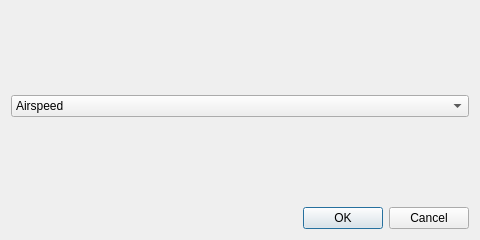
<?xml version="1.0" encoding="UTF-8"?>
<ui version="4.0">
 <class>DialogAddObjective</class>
 <widget class="QDialog" name="DialogAddObjective">
  <property name="geometry">
   <rect>
    <x>0</x>
    <y>0</y>
    <width>480</width>
    <height>240</height>
   </rect>
  </property>
  <property name="windowTitle">
   <string>Choose Objective Type</string>
  </property>
  <property name="modal">
   <bool>true</bool>
  </property>
  <layout class="QGridLayout" name="gridLayout">
   <item row="0" column="0">
    <spacer name="verticalSpacer_2">
     <property name="orientation">
      <enum>Qt::Vertical</enum>
     </property>
     <property name="sizeHint" stdset="0">
      <size>
       <width>20</width>
       <height>29</height>
      </size>
     </property>
    </spacer>
   </item>
   <item row="1" column="0">
    <widget class="QComboBox" name="comboBox">
     <property name="currentIndex">
      <number>0</number>
     </property>
     <item>
      <property name="text">
       <string>Airspeed</string>
      </property>
     </item>
     <item>
      <property name="text">
       <string>Altitude</string>
      </property>
     </item>
     <item>
      <property name="text">
       <string>Defend</string>
      </property>
     </item>
     <item>
      <property name="text">
       <string>Destroy</string>
      </property>
     </item>
     <item>
      <property name="text">
       <string>Distance</string>
      </property>
     </item>
     <item>
      <property name="text">
       <string>Heading</string>
      </property>
     </item>
     <item>
      <property name="text">
       <string>Timeout</string>
      </property>
     </item>
     <item>
      <property name="text">
       <string>Waypoint</string>
      </property>
     </item>
    </widget>
   </item>
   <item row="2" column="0">
    <spacer name="verticalSpacer">
     <property name="orientation">
      <enum>Qt::Vertical</enum>
     </property>
     <property name="sizeHint" stdset="0">
      <size>
       <width>20</width>
       <height>29</height>
      </size>
     </property>
    </spacer>
   </item>
   <item row="3" column="0">
    <widget class="QDialogButtonBox" name="buttonBox">
     <property name="orientation">
      <enum>Qt::Horizontal</enum>
     </property>
     <property name="standardButtons">
      <set>QDialogButtonBox::Cancel|QDialogButtonBox::Ok</set>
     </property>
    </widget>
   </item>
  </layout>
 </widget>
 <resources/>
 <connections>
  <connection>
   <sender>buttonBox</sender>
   <signal>accepted()</signal>
   <receiver>DialogAddObjective</receiver>
   <slot>accept()</slot>
   <hints>
    <hint type="sourcelabel">
     <x>248</x>
     <y>254</y>
    </hint>
    <hint type="destinationlabel">
     <x>157</x>
     <y>274</y>
    </hint>
   </hints>
  </connection>
  <connection>
   <sender>buttonBox</sender>
   <signal>rejected()</signal>
   <receiver>DialogAddObjective</receiver>
   <slot>reject()</slot>
   <hints>
    <hint type="sourcelabel">
     <x>316</x>
     <y>260</y>
    </hint>
    <hint type="destinationlabel">
     <x>286</x>
     <y>274</y>
    </hint>
   </hints>
  </connection>
 </connections>
</ui>
